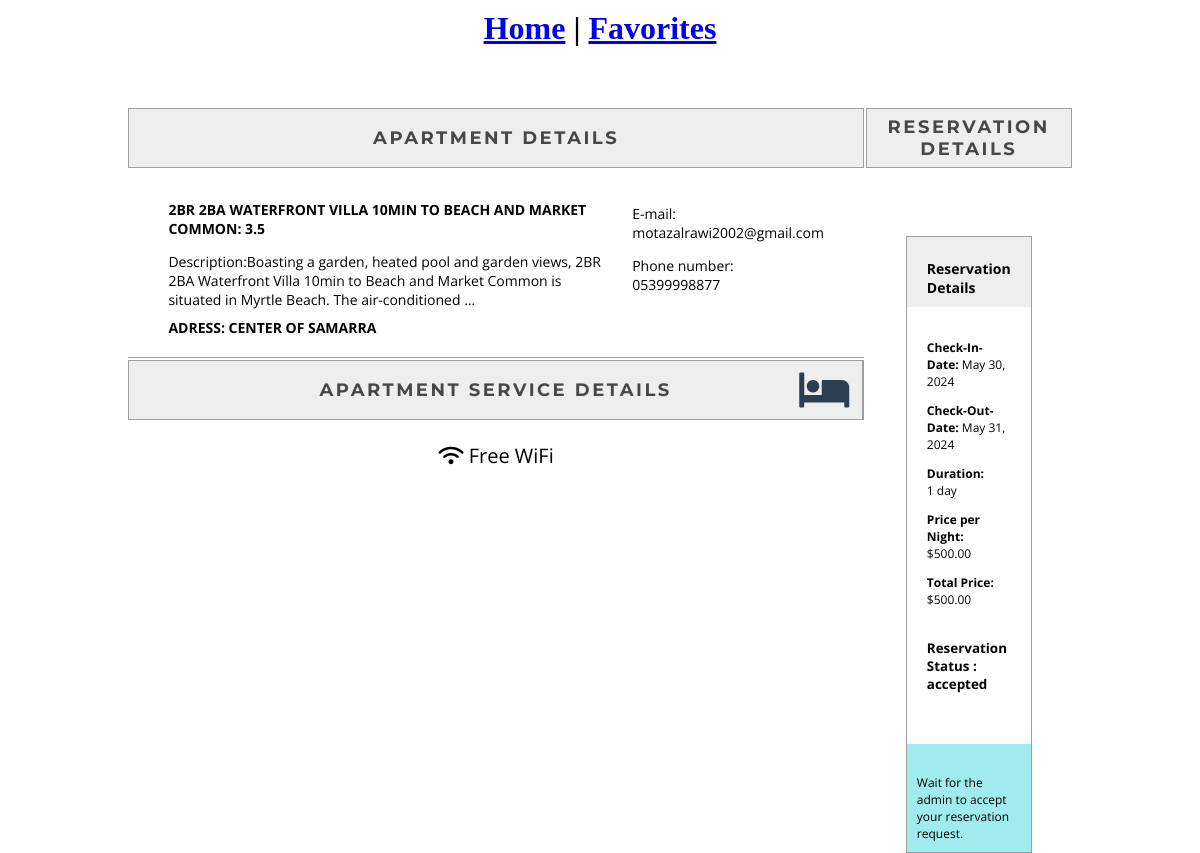
The app's page /res/res-details/5 (signed in) with its own data.
### reservations/models.py (models this page shows, shortened)
class Reservation(models.Model):
    user = models.ForeignKey(settings.AUTH_USER_MODEL, null=True, blank=True, on_delete=models.CASCADE)
    apartment = models.ForeignKey(Apartment, on_delete=models.CASCADE)
    check_in_date = models.DateField()
    check_out_date = models.DateField()
    total_price = models.DecimalField(max_digits=10, decimal_places=2)
    reservation_status = models.ForeignKey(ReservationStatus, on_delete=models.CASCADE,default=1)

class ReservationStatus(models.Model):
    status_name = models.CharField(max_length=100, unique=True)
    def __str__(self):
        return self.status_name

### apartments/models.py (models this page shows)
class Apartment(models.Model):
    category = models.ForeignKey(Category, on_delete=models.CASCADE)
    country=models.ForeignKey(Country,on_delete=models.SET_NULL,null=True,blank=True)
    city = models.ForeignKey(City, on_delete=models.CASCADE,null=True)
    actual_address=models.CharField(max_length=255,null=True)
    maps_link=models.CharField(max_length=255,null=True)
    apt_name = models.CharField(max_length=255)
    description = models.TextField()
    cover_image=models.ImageField(upload_to='covers/',null=True)
    district = models.CharField(max_length=30,null=True)
    is_active = models.BooleanField(default=True)
    is_booked = models.BooleanField(default=False)
    rooms = models.IntegerField(null=True)
    beds = models.IntegerField(null=True)
    bath_rooms = models.IntegerField(null=True)
    wifi = models.BooleanField(default=False)
    tv = models.BooleanField(default=False)
    price_per_night = models.DecimalField(max_digits=10, decimal_places=2)
    user = models.ForeignKey(settings.AUTH_USER_MODEL, null=True, blank=True, on_delete=models.CASCADE)
    created_at = models.DateTimeField(auto_now_add=True,null=True)
    updated_at = models.DateTimeField(auto_now=True,null=True)
    def average_rating(self) -> float:
        return Comment.objects.filter(apartment=self).aggregate(Avg("star_rating"))["star_rating__avg"] or 0
    def __str__(self):
        return f"{self.apt_name}: {self.average_rating()}"

### accounts/models.py (models this page shows)
class CustomUser(AbstractUser):
    username = None
    email = models.EmailField(unique=True)
    phone_number = models.CharField(max_length=11 , unique=True)
    objects = CustomUserManager()
    USERNAME_FIELD = "email"
    REQUIRED_FIELDS = []  # Remove 'email' from REQUIRED_FIELDS

### reservations/views.py (the view)
# urls.py: path("res-details/<int:pk>", ReservationDetailView.as_view(), name='detail-reserv'),
class ReservationDetailView(LoginRequiredMixin, DetailView):
    model = Reservation
    template_name = "reservations/res_detail.html"
    context_object_name = "reservation"
    def get_queryset(self):
        reservations = Reservation.objects.filter(user=self.request.user)
        return reservations
    def get(self, request, *args, **kwargs):
        queryset = self.get_queryset()
        if queryset.exists():
            return super().get(request, *args, **kwargs)
        else:
            return HttpResponseRedirect(reverse('error-url'))

### templates/reservations/res_detail.html (shortened to what this page needs)
{% load static %}
<link rel="stylesheet" href="{% static 'css/resdetailpage.css' %}" />
<link href="https://cdnjs.cloudflare.com/ajax/libs/font-awesome/6.0.0-beta3/css/all.min.css" rel="stylesheet"/>
<div style="text-align:center;margin-top:10px">
    <h1 ><a href="/">Home</a> | <a href="/favorites/">Favorites</a></h1>
</div>
{% if reservation %}
      <div class="container">
        <div class="row">
            <table class="table table-bordered details-table">
                <tr>
                    <th>
                        Apartment Details
                    </th>
                    <th>
                        Reservation Details
                    </th>
                </tr>
                <tr>
                    <td class="agency-details-td">
                        <div class="row" style='display: flex;justify-content: space-around;'>
                            <div class="col-6">
                                <h1>{{ reservation.apartment }}</h1>
                                <p>Description:{{ reservation.apartment.description|truncatewords:25 }}</p>
                                <h1>Adress: {{ reservation.apartment.actual_address }}</h1>
                            </div>
                            <div class="col-6" style="justify-content: space-around;margin-left:15px">
                                <p>E-mail: {{ reservation.apartment.user.email }}</p>
                                <p>Phone number: {{ reservation.apartment.user.phone_number }}</p>
                            </div>
                        </div>
                    </td>
                    <td rowspan="3" class="passenger-details-td">
                        <div class="row">
                            <div class="col-12">
                                <div class="passenger-detail">
                                    <div class="passenger-detail-wrapper">
                                        <div class="room-detail">
                                            <div class="room-title">
                                                <h2>Reservation Details</h2>
                                            </div>
                                            <div class="passenger-data d-flex " >
                                                <div class="passenger-details">
                                                    <p><strong>Check-In-Date:</strong> {{reservation.check_in_date}}</p>
                                                    <p><strong>Check-Out-Date:</strong> {{reservation.check_out_date}}</p>
                                                    <p><strong>Duration:</strong> {{reservation.check_in_date|timesince:reservation.check_out_date}}</p>
                                                    <p><strong>Price per Night:</strong> ${{reservation.apartment.price_per_night}}</p>
                                                    <p><strong>Total Price:</strong> ${{reservation.total_price}}</p>
                                                </div>
                                                <div class="reservation-status">
                                                    <h6>Reservation Status : <strong>{{ reservation.reservation_status }}</strong></h6>
                                                </div>
                                            </div>
                                        </div>
                                        <div class="passenger-text">
                                            <p>Wait for the admin to accept your reservation request.</p>
                                        </div>
                                    </div>
                                </div>
                            </div>
                        </div>
                    </td>
                </tr>
                <tr>
                    <th class="hotel-serivce-th">
                        Apartment Service Details
                        <i class="fa fa-bed" aria-hidden="true"></i>
                    </th>
                </tr>
                <tr>
                    <td class="hotel-service-td">
                            <div class="row mt-4" style='display: flex;justify-content: space-around;'>
                                {% if reservation.apartment.wifi %}
                                <div class="col-md-6">
                                    <div class="service">
                                        <i class="service-icon fas fa-wifi"></i>
                                        <span>Free WiFi</span>
                                    </div>
                                </div>
                                {% endif %}
                            </div>
                    </td>
                </tr>
            </table>
        </div>
    </div>
{% else %}
                    <script>
                        window.location.href = "some-thing-wrong";
                    </script>
{% endif %}

### BookingSystem/static/css/resdetailpage.css (style rules this page uses)
.container { margin-top: 5%; margin-left: 10%; margin-right: 10%; }
.details-table { margin-bottom: 0px; }
.details-table tr th { background-color: #eee; font-family: 'Montserrat', sans-serif; font-size: 18px; color: #474747; letter-spacing: 2.5px; text-transform: uppercase; text-align: center; vertical-align: middle; height: 60px; max-height: 60px; border: 1px solid #9f9f9f; }
.details-table tr th:first-child { width: 400px; }
.details-table tr td { font-family: 'Open Sans', sans-serif; font-size: 20px; height: 60px; position: relative; vertical-align: middle; padding: 20px 40px; }
.details-table tr td h1 { font-size: 14px; text-transform: uppercase; margin-bottom: 0px; }
.details-table tr td h2 { font-size: 14px; font-weight: bold; margin-bottom: 0px; }
.details-table tr td p { font-size: 14px; margin-bottom: 0px; }
.details-table .agency-details-td { width: 774px; border-bottom: 1px solid #9f9f9f; }
.details-table .passenger-details-td { padding: 40px 20px 0 40px; }
.details-table .passenger-details-td .row { max-height: 400px; height: 400px; }
.details-table .passenger-details-td .passenger-detail { margin-right: 20px; }
.details-table .passenger-details-td .passenger-detail .passenger-detail-wrapper { border: 1px solid #9f9f9f; }
.details-table .passenger-details-td .passenger-detail .room-detail .room-title { padding: 10px 20px; background-color: #eee; }
.details-table .passenger-details-td .passenger-detail .room-detail p { font-size: 12px; }
.details-table .passenger-details-td .passenger-detail .passenger-data { padding: 20px; }
.details-table .passenger-details-td .passenger-detail .passenger-text { background-color: #a0ebed; padding: 10px; }
.details-table .passenger-details-td .passenger-detail .passenger-text p { font-size: 12px; }
.details-table .hotel-serivce-th { border-right: 2px solid #9f9f9f; max-height: 60px; position: relative; }
.details-table .hotel-serivce-th i { position: absolute; top: 50%; transform: translateY(-50%); right: 10px; font-size: 40px; color: #2c3e50; }
.details-table .hotel-service-td .row { max-height: 200px; height: 200px; overflow-y: overlay; }

### records on screen
Reservation: apartment "2BR 2BA WATERFRONT VILLA 10MIN TO BEACH AND MARKET COMMON: 3.5", apartment.description "Boasting a garden, heated pool and garden views, 2BR 2BA Waterfront Villa 10min to Beach and Market Common is situated in Myrtle Beach. The air-conditioned …", apartment.actual_address "CENTER OF SAMARRA", apartment.user.email "motazalrawi2002@gmail.com", apartment.user.phone_number "05399998877", check_in_date "May 30, 2024", check_out_date "May 31, 2024", check_in_date "1 day", apartment.price_per_night "500.00", total_price "500.00", reservation_status "accepted"
